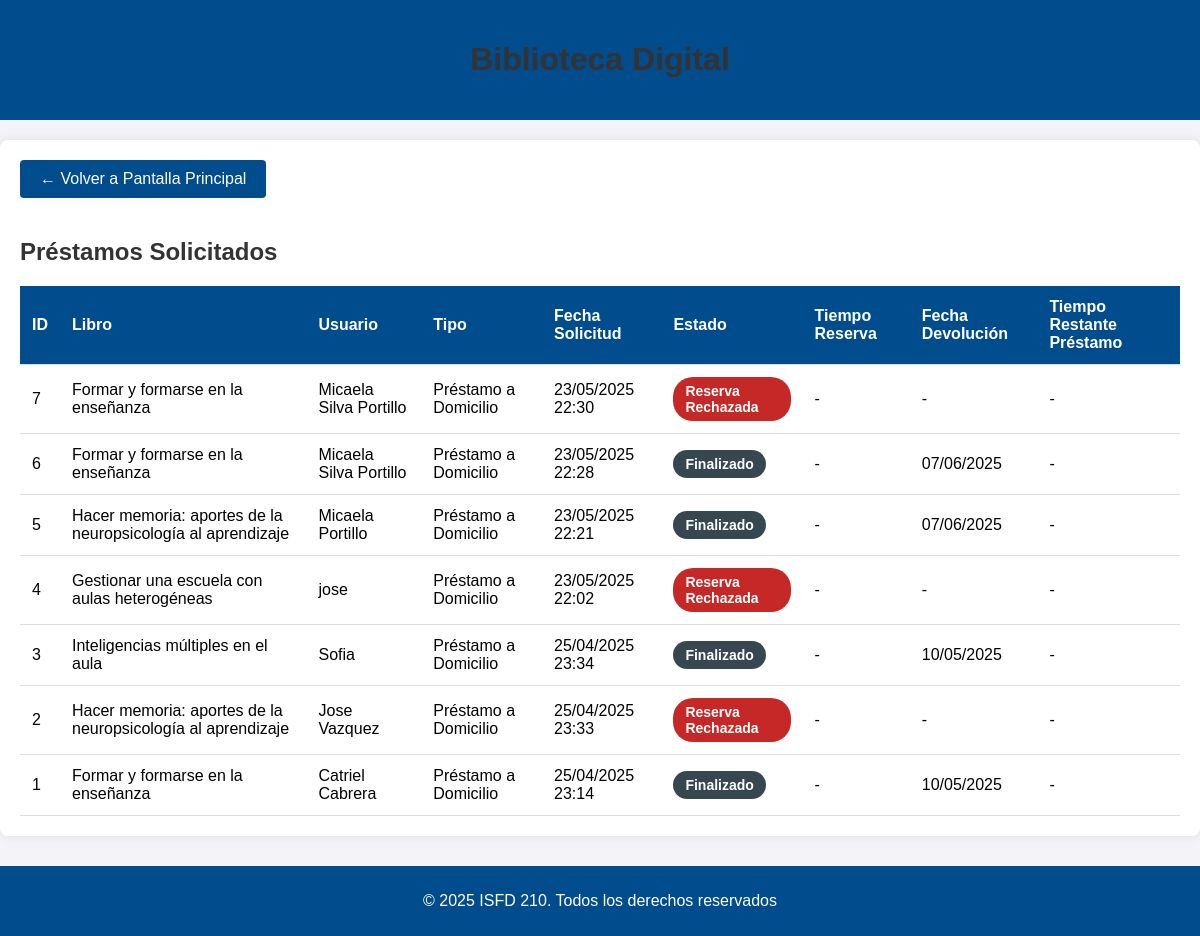
/libros/prestamos/, run on an earlier commit of the app's database.
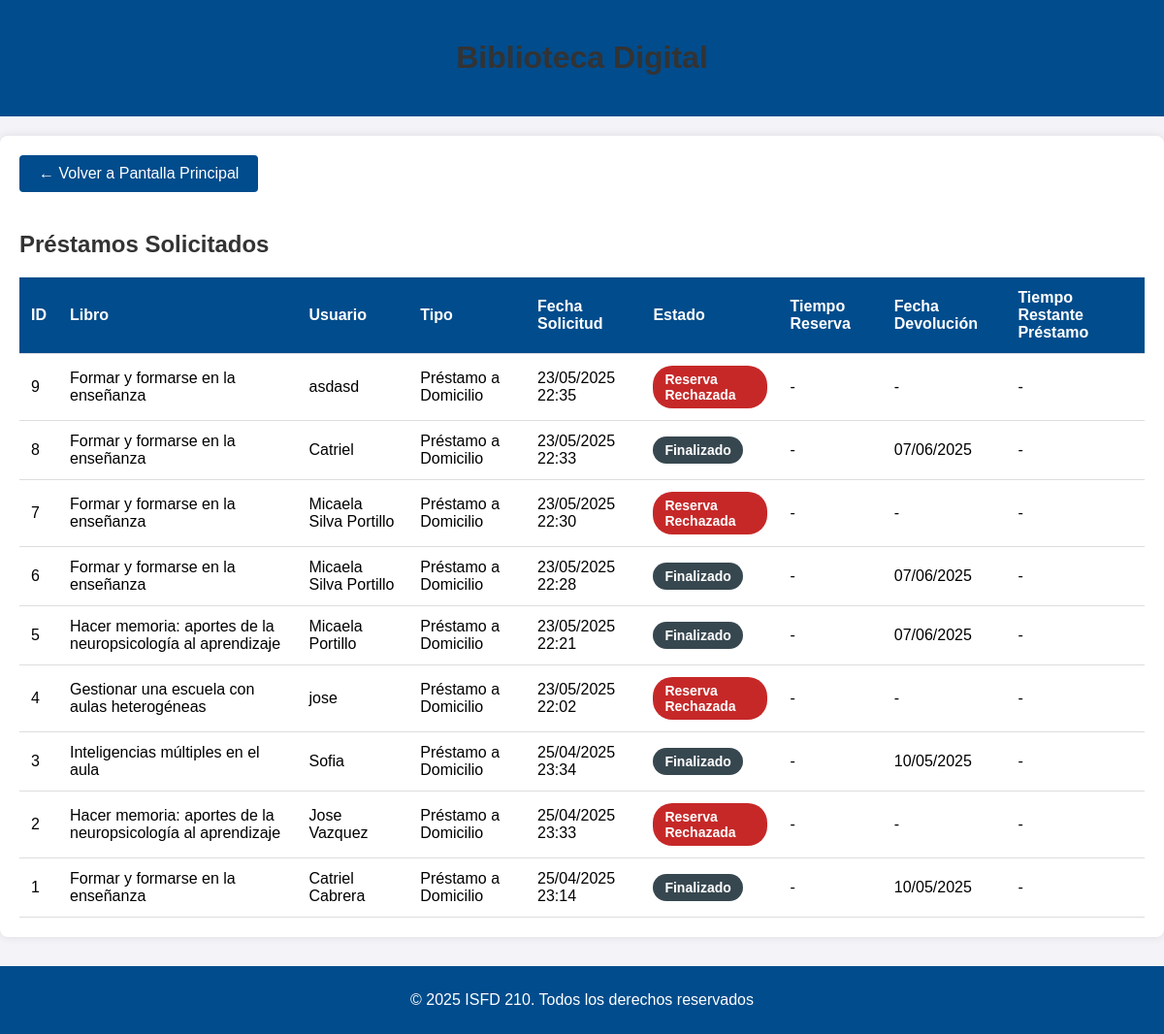
And on a later commit of the database.
### libros/models.py (models this page shows, shortened)
class Prestamo(models.Model):
    ESTADO_CHOICES = (
        ('solicitado', 'Reserva Solicitada'),
        ('aprobado', 'Préstamo Activo'),
        ('rechazado', 'Reserva Rechazada'),
        ('finalizado', 'Finalizado'),
        ('vencido', 'Vencido'),  # Nuevo estado
    )
    TIPO_CHOICES = (
        ('domicilio', 'Préstamo a Domicilio'),
        ('aula', 'Préstamo en Aula'),
    )
    TIPO_USUARIO_CHOICES = (
        ('alumno', 'Alumno'),
        ('profesor', 'Profesor'),
    )
    id_prestamo = models.AutoField(primary_key=True)
    nombre_usuario = models.CharField(max_length=255)
    email_usuario = models.EmailField()
    libro = models.ForeignKey(Libro, on_delete=models.CASCADE, related_name='prestamos')
    fecha_solicitud = models.DateTimeField(auto_now_add=True)
    fecha_aprobacion = models.DateTimeField(null=True, blank=True)
    fecha_devolucion_programada = models.DateTimeField(null=True, blank=True)
    fecha_devolucion_real = models.DateTimeField(null=True, blank=True)
    fecha_limite_reserva = models.DateTimeField(null=True, blank=True)
    estado = models.CharField(max_length=20, choices=ESTADO_CHOICES, default='solicitado')
    tipo_prestamo = models.CharField(max_length=10, choices=TIPO_CHOICES, default='domicilio')
    tipo_usuario = models.CharField(max_length=10, choices=TIPO_USUARIO_CHOICES, default='alumno')
    motivo_rechazo = models.TextField(blank=True, null=True)
    observaciones = models.TextField(blank=True, null=True)
    fecha_retiro_real = models.DateTimeField(null=True, blank=True)  # Cuándo realmente retiró el libro

class Inventario(models.Model):
    id_inventario = models.AutoField(primary_key=True)
    estado = models.CharField(max_length=255, null=True, default="Disponible")
    motivo_baja = models.CharField(max_length=255, null=True)
    descripcion = models.TextField(null=True)
    num_ejemplar = models.IntegerField(null=True)
    imagen_rota = models.ImageField(
        upload_to='imagenes_rota/', null=True, blank=True)  # Nuevo campo

class Libro(Inventario):
    id_libro = models.AutoField(primary_key=True)
    titulo = models.CharField(max_length=255)
    autor = models.CharField(max_length=255)
    editorial = models.CharField(max_length=255)
    edicion = models.IntegerField(null=False, default=1999)
    codigo_materia = models.CharField(max_length=255, null=False, default=1)
    siglas_autor_titulo = models.CharField(
    max_length=255, null=False, default='ABC')
    num_inventario = models.IntegerField(null=False, default=1)
    resumen = models.TextField()
    img = models.URLField()

### libros/views.py (the view)
# urls.py: path('prestamos/', views.prestamos_solicitados, name='prestamos_solicitados'),
def prestamos_solicitados(request):
    verificar_prestamos_vencidos()
    prestamos = Prestamo.objects.all().order_by('-fecha_solicitud')
    alertas = []
    ahora = timezone.now()
    for prestamo in prestamos:
        if prestamo.estado == 'solicitado' and prestamo.fecha_limite_reserva:
            tiempo_restante = prestamo.fecha_limite_reserva - ahora
            if tiempo_restante.total_seconds() > 0 and tiempo_restante.total_seconds() < 86400:  # 24 horas en segundos
                alertas.append(f"¡ATENCIÓN! El préstamo del libro '{prestamo.libro.titulo}' vence pronto.")
    return render(request, 'libros/prestamos_solicitados.html', {
        'prestamos': prestamos,
        'alertas': alertas
    })

### libros/views.py (called while the page is built)
def verificar_prestamos_vencidos():
    ahora = timezone.now()
    prestamos_vencidos = Prestamo.objects.filter(
        estado='aprobado_reserva',  # Cambio aquí: solo los aprobados para reserva
        fecha_limite_reserva__lt=ahora
    )
    for prestamo in prestamos_vencidos:
        prestamo.estado = 'vencido'
        prestamo.save()
        libro = prestamo.libro
        libro.estado = 'Disponible'
        libro.save()

### libros/templates/libros/prestamos_solicitados.html (shortened to what this page needs)
<!DOCTYPE html>
<html lang="es">
<head>
    {% load static %}
</head>
<body>
    <header>
        <h1>Biblioteca Digital</h1>
    </header>
    <div class="container">
        <a href="{% url 'pantalla_principal' %}" class="btn-volver">← Volver a Pantalla Principal</a>
        <h2>Préstamos Solicitados</h2>
        {% if prestamos %}
        <table>
            <thead>
                <tr>
                    <th>ID</th>
                    <th>Libro</th>
                    <th>Usuario</th>
                    <th>Tipo</th>
                    <th>Fecha Solicitud</th>
                    <th>Estado</th>
                    <th>Tiempo Reserva</th>
                    <th>Fecha Devolución</th>
                    <th>Tiempo Restante Préstamo</th>
                </tr>
            </thead>
            <tbody>
                {% for prestamo in prestamos %}
                <tr>
                    <td>{{ prestamo.id_prestamo }}</td>
                    <td>{{ prestamo.libro.titulo }}</td>
                    <td>{{ prestamo.nombre_usuario }}</td>
                    <td>{{ prestamo.get_tipo_prestamo_display }}</td>
                    <td>{{ prestamo.fecha_solicitud|date:"d/m/Y H:i" }}</td>
                    <td>
                        <span class="status-badge status-{{ prestamo.estado }}">
                            {{ prestamo.get_estado_display }}
                        </span>
                    </td>
                    <td>
                        {% if prestamo.estado == 'solicitado' and prestamo.fecha_limite_reserva %}
                            <div class="timer-container">
                                <span class="timer" id="timer-reserva-{{ prestamo.id_prestamo }}"
                                      data-end="{{ prestamo.fecha_limite_reserva|date:'Y-m-d H:i:s' }}">
                                    Calculando...
                                </span>
                            </div>
                        {% elif prestamo.estado == 'vencido' %}
                            <span class="vencido">RESERVA VENCIDA</span>
                        {% else %}
                            -
                        {% endif %}
                    </td>
                    <td>
                        {% if prestamo.fecha_devolucion_programada %}
                            {{ prestamo.fecha_devolucion_programada|date:"d/m/Y" }}
                        {% else %}
                            -
                        {% endif %}
                    </td>
                    <td>
                        {% if prestamo.estado == 'aprobado' and prestamo.fecha_devolucion_programada %}
                            <div class="timer-container">
                                <span class="timer" id="timer-prestamo-{{ prestamo.id_prestamo }}"
                                      data-end="{{ prestamo.fecha_devolucion_programada|date:'Y-m-d H:i:s' }}">
                                    Calculando...
                                </span>
                            </div>
                        {% else %}
                            -
                        {% endif %}
                    </td>
                </tr>
                {% endfor %}
            </tbody>
        </table>
        {% else %}
        <p class="empty-message">No hay préstamos registrados actualmente.</p>
        {% endif %}
    </div>
    <footer>
        <p>© 2025 ISFD 210. Todos los derechos reservados</p>
    </footer>
</body>
</html>

### libros/templates/libros/prestamos_solicitados.html (style rules this page uses)
body { font-family: 'Calibri', 'Arial', sans-serif; background-color: #f4f4f8; margin: 0; padding: 0; }
header { background-color: #004c8c; color: white; text-align: center; padding: 20px; }
.container { max-width: 1200px; margin: 20px auto; background-color: white; padding: 20px; border-radius: 8px; box-shadow: 0 0 10px rgba(0, 0, 0, 0.1); }
h1, h2 { color: #333; }
table { width: 100%; border-collapse: collapse; margin-top: 20px; }
th, td { padding: 12px; text-align: left; border-bottom: 1px solid #ddd; }
th { background-color: #004c8c; color: white; }
.status-badge { display: inline-block; padding: 6px 12px; border-radius: 20px; font-size: 14px; font-weight: bold; color: white; }
.status-rechazado { background-color: #f44336; }
.status-finalizado { background-color: #607d8b; }
.btn-volver { display: inline-block; padding: 10px 20px; background-color: #004c8c; color: white; text-decoration: none; border-radius: 4px; margin-bottom: 20px; }
footer { background-color: #004c8c; color: white; text-align: center; padding: 10px 0; font-size: 1rem; margin-top: 30px; }
.status-rechazado { background-color: #C62828; color: white; }
.status-finalizado { background-color: #37474F; color: white; }

What changed in the data, as far as the page shows it:
added Prestamo: id_prestamo "9", libro.titulo "Formar y formarse en la enseñanza", nombre_usuario "asdasd", tipo_prestamo "Préstamo a Domicilio", fecha_solicitud "23/05/2025 22:35", estado "Reserva Rechazada"
added Prestamo: id_prestamo "8", libro.titulo "Formar y formarse en la enseñanza", nombre_usuario "Catriel", tipo_prestamo "Préstamo a Domicilio", fecha_solicitud "23/05/2025 22:33", estado "Finalizado", fecha_devolucion_programada "07/06/2025"
